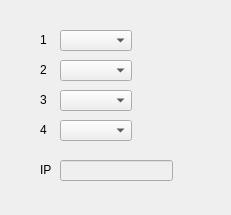
<?xml version="1.0" encoding="UTF-8"?>
<ui version="4.0">
 <class>SerialServer</class>
 <widget class="QDialog" name="SerialServer">
  <property name="geometry">
   <rect>
    <x>0</x>
    <y>0</y>
    <width>231</width>
    <height>215</height>
   </rect>
  </property>
  <property name="windowTitle">
   <string>Dialog</string>
  </property>
  <widget class="QLabel" name="PORT_NUM_1">
   <property name="geometry">
    <rect>
     <x>40</x>
     <y>32</y>
     <width>21</width>
     <height>16</height>
    </rect>
   </property>
   <property name="text">
    <string>1</string>
   </property>
  </widget>
  <widget class="QComboBox" name="LST_PORT_TYPE_1">
   <property name="geometry">
    <rect>
     <x>60</x>
     <y>30</y>
     <width>72</width>
     <height>21</height>
    </rect>
   </property>
  </widget>
  <widget class="QComboBox" name="LST_PORT_TYPE_2">
   <property name="geometry">
    <rect>
     <x>60</x>
     <y>60</y>
     <width>72</width>
     <height>21</height>
    </rect>
   </property>
  </widget>
  <widget class="QLabel" name="PORT_NUM_2">
   <property name="geometry">
    <rect>
     <x>40</x>
     <y>62</y>
     <width>21</width>
     <height>16</height>
    </rect>
   </property>
   <property name="text">
    <string>2</string>
   </property>
  </widget>
  <widget class="QComboBox" name="LST_PORT_TYPE_3">
   <property name="geometry">
    <rect>
     <x>60</x>
     <y>90</y>
     <width>72</width>
     <height>21</height>
    </rect>
   </property>
  </widget>
  <widget class="QLabel" name="PORT_NUM_3">
   <property name="geometry">
    <rect>
     <x>40</x>
     <y>92</y>
     <width>21</width>
     <height>16</height>
    </rect>
   </property>
   <property name="text">
    <string>3</string>
   </property>
  </widget>
  <widget class="QComboBox" name="LST_PORT_TYPE_4">
   <property name="geometry">
    <rect>
     <x>60</x>
     <y>120</y>
     <width>72</width>
     <height>21</height>
    </rect>
   </property>
  </widget>
  <widget class="QLabel" name="PORT_NUM_4">
   <property name="geometry">
    <rect>
     <x>40</x>
     <y>122</y>
     <width>21</width>
     <height>16</height>
    </rect>
   </property>
   <property name="text">
    <string>4</string>
   </property>
  </widget>
  <widget class="QLabel" name="IP">
   <property name="geometry">
    <rect>
     <x>40</x>
     <y>162</y>
     <width>21</width>
     <height>16</height>
    </rect>
   </property>
   <property name="text">
    <string>IP</string>
   </property>
  </widget>
  <widget class="QLineEdit" name="EDT_IP">
   <property name="enabled">
    <bool>false</bool>
   </property>
   <property name="geometry">
    <rect>
     <x>60</x>
     <y>160</y>
     <width>113</width>
     <height>21</height>
    </rect>
   </property>
  </widget>
 </widget>
 <resources/>
 <connections/>
</ui>
